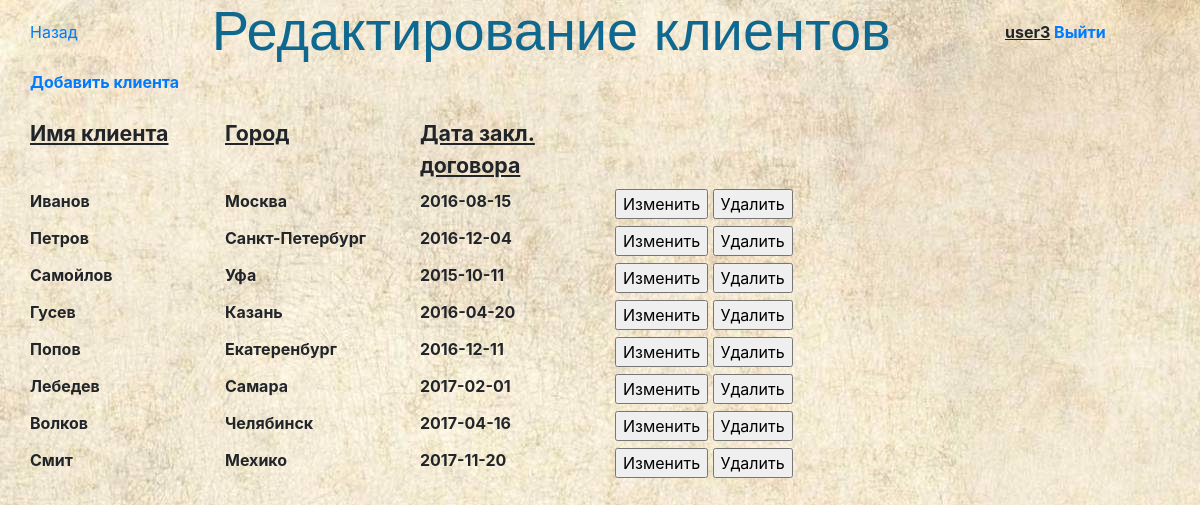
Screenshot of /main_menu/editclient/index.php (signed in) with the database file from the repository.
### tables this page shows
CREATE TABLE `client` (
  `cl_id` int(11) NOT NULL,
  `name` varchar(20) NOT NULL,
  `city` varchar(20) NOT NULL,
  `contract_date` date DEFAULT NULL,
  `is_active` tinyint(4) NOT NULL DEFAULT '1'
);

### main_menu/editclient/index.php (called while the page is built, shortened)
<?php
	include '../../dbconn/dbconnect.php';
	include './selectclients.php';
	include './editclients.php';
?>

### main_menu/editclient/selectclients.php (called while the page is built)
<?php
		$result=$pdo->prepare("SELECT * FROM `client` WHERE is_active = 1");
		$result->execute();
?>

### main_menu/editclient/editclients.php (the view, shortened to what this page needs)
<!DOCTYPE html>
<html>
<head>
	<link href="/static/bootstrap/dist/css/bootstrap.min.css" rel="stylesheet">
	<link href="/static/style.css" rel="stylesheet">
</head>
<body>
	<div class="row">
	<div class="col-1 back_but"><a href='../'>Назад</a></div>
	<h1 class="col-9 title">Редактирование клиентов</h1>
	<div class="col-2 username">
	<?php
	echo "<b><u>".$_SESSION['u_name']."</u> ";
	echo "<a href='/?exit'>Выйти</a>";
	?>
	</div>
	</div>
	<a href='./?add'>Добавить клиента</a><br><br>
	<?php
	$row=$result->fetch();
	if($row){
		echo "<div class='row tab_header'>";
		echo "<div class='col-2'>Имя клиента</div> <div class='col-2'>Город</div> <div class='col-2'>Дата закл. договора</div>";
		echo "</div>";
		do {
			echo "<form action=' ' method='POST'>";
			echo "<div class='row res_row item-no-active'>";
			echo "<div class='col-2'>".$row['name']."</div>";
			echo "<div class='col-2'>".$row['city']."</div>";
			echo "<div class='col-2'>".$row['contract_date']."</div>";
			echo "<div class='col-1'><input type='submit' name='edit' value='Изменить'></div>";
			echo "<div class='col-1 delete'><input type='submit' name='delete' value='Удалить'></div>";
			echo "</div>";
			echo "</form>";
		} while ($row = $result->fetch());
	}
	?>
</body>
</html>

### static/style.css (style rules this page uses)
body { background-image: url(/static/fon.jpg); margin-left: 30px; margin-right: 30px; margin-bottom: 50px; }
.username { margin-top: 20px; }
.back_but { margin-top: 20px; }
.tab_header { font-size: 16pt; text-decoration: underline; }
.res_row { margin-top: 7px; }
.title { text-align-last: center; font-size: 42pt; color: #0e688f; font-family: Arial; }

### rows the page displays
client: name "Иванов", city "Москва", contract_date "2016-08-15"
client: name "Петров", city "Санкт-Петербург", contract_date "2016-12-04"
client: name "Самойлов", city "Уфа", contract_date "2015-10-11"
client: name "Гусев", city "Казань", contract_date "2016-04-20"
client: name "Попов", city "Екатеренбург", contract_date "2016-12-11"
client: name "Лебедев", city "Самара", contract_date "2017-02-01"
client: name "Волков", city "Челябинск", contract_date "2017-04-16"
client: name "Смит", city "Мехико", contract_date "2017-11-20"

### other values shown
$_SESSION['u_name'] "user3"
